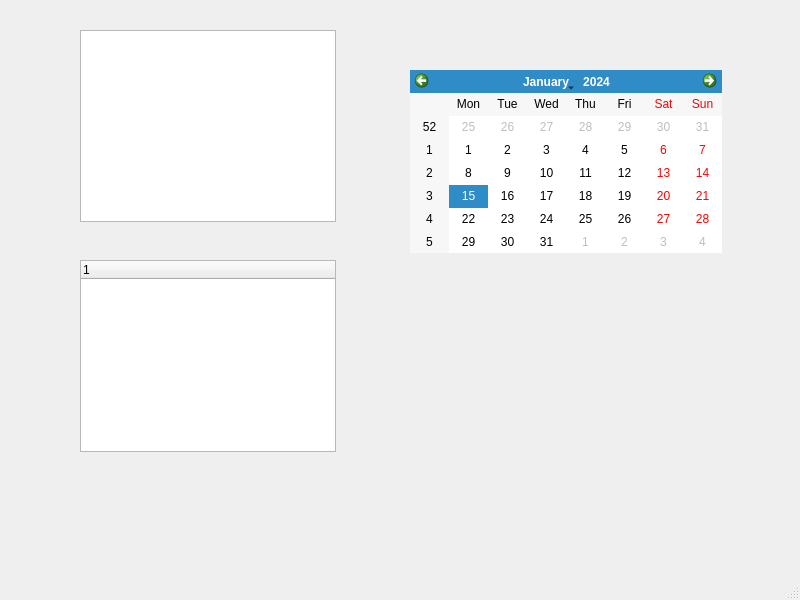
<?xml version="1.0" encoding="UTF-8"?>
<ui version="4.0">
 <class>MainWindow</class>
 <widget class="QMainWindow" name="MainWindow">
  <property name="geometry">
   <rect>
    <x>0</x>
    <y>0</y>
    <width>800</width>
    <height>600</height>
   </rect>
  </property>
  <property name="windowTitle">
   <string>MainWindow</string>
  </property>
  <widget class="QWidget" name="centralwidget">
   <widget class="QCalendarWidget" name="calendarWidget">
    <property name="geometry">
     <rect>
      <x>410</x>
      <y>70</y>
      <width>312</width>
      <height>183</height>
     </rect>
    </property>
   </widget>
   <widget class="QTreeView" name="treeView">
    <property name="geometry">
     <rect>
      <x>80</x>
      <y>30</y>
      <width>256</width>
      <height>192</height>
     </rect>
    </property>
   </widget>
   <widget class="QTreeWidget" name="treeWidget">
    <property name="geometry">
     <rect>
      <x>80</x>
      <y>260</y>
      <width>256</width>
      <height>192</height>
     </rect>
    </property>
    <property name="frameShadow">
     <enum>QFrame::Sunken</enum>
    </property>
    <column>
     <property name="text">
      <string notr="true">1</string>
     </property>
    </column>
   </widget>
  </widget>
  <widget class="QMenuBar" name="menubar">
   <property name="geometry">
    <rect>
     <x>0</x>
     <y>0</y>
     <width>800</width>
     <height>21</height>
    </rect>
   </property>
  </widget>
  <widget class="QStatusBar" name="statusbar"/>
 </widget>
 <resources/>
 <connections/>
</ui>
